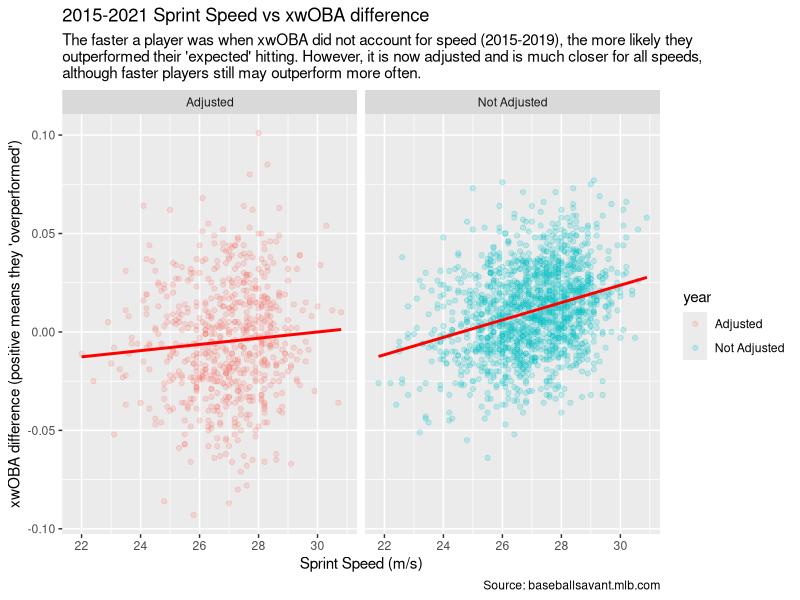
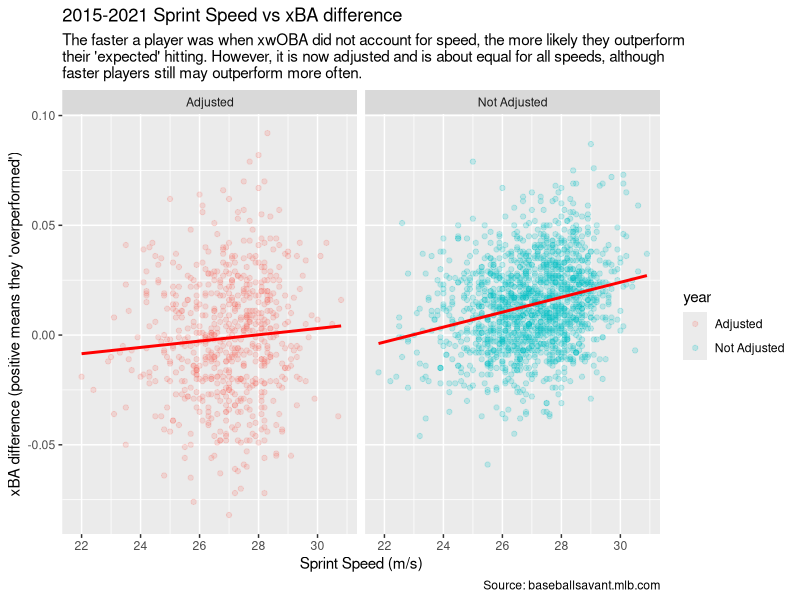
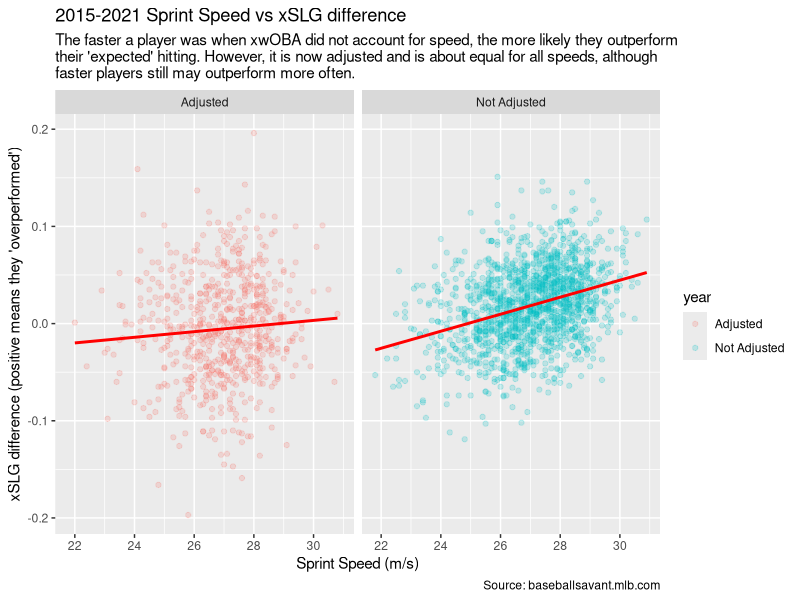
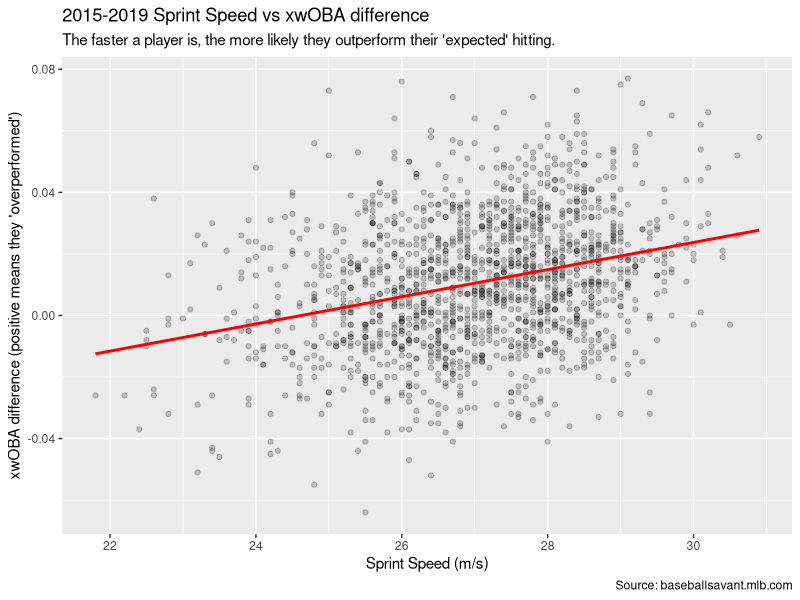
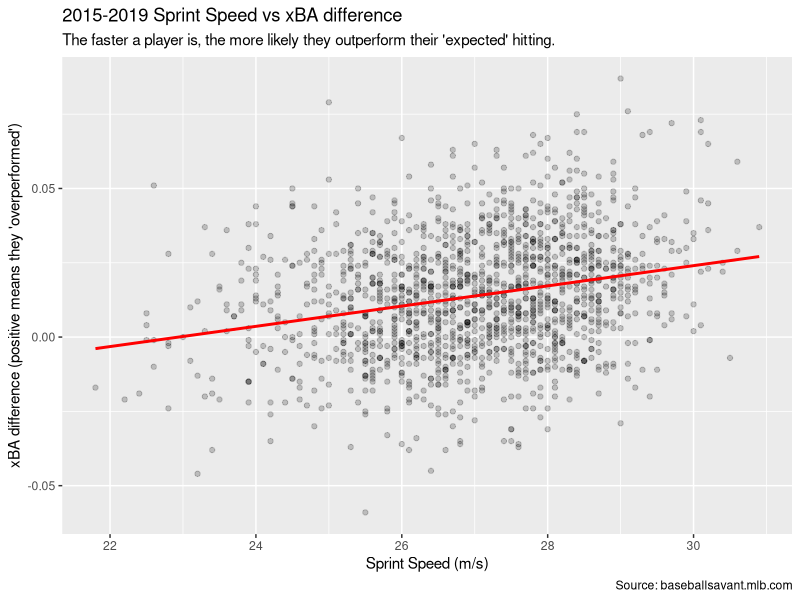
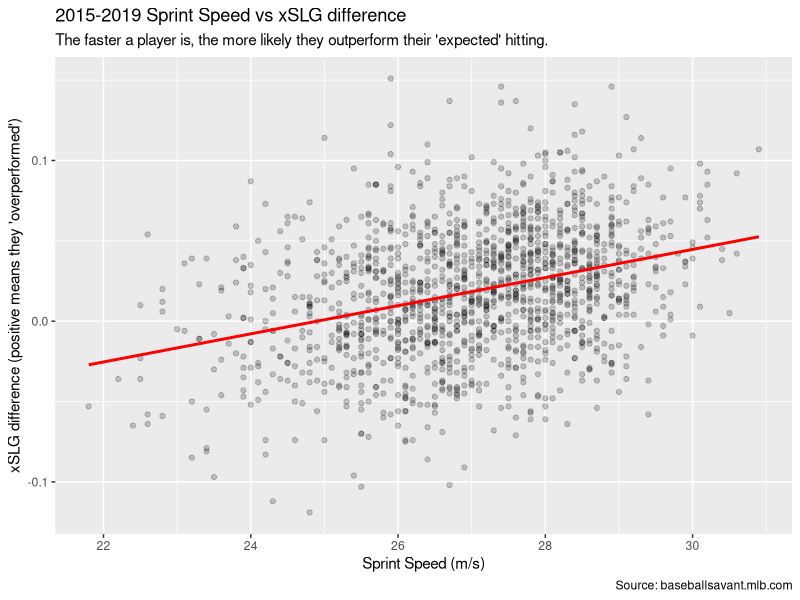
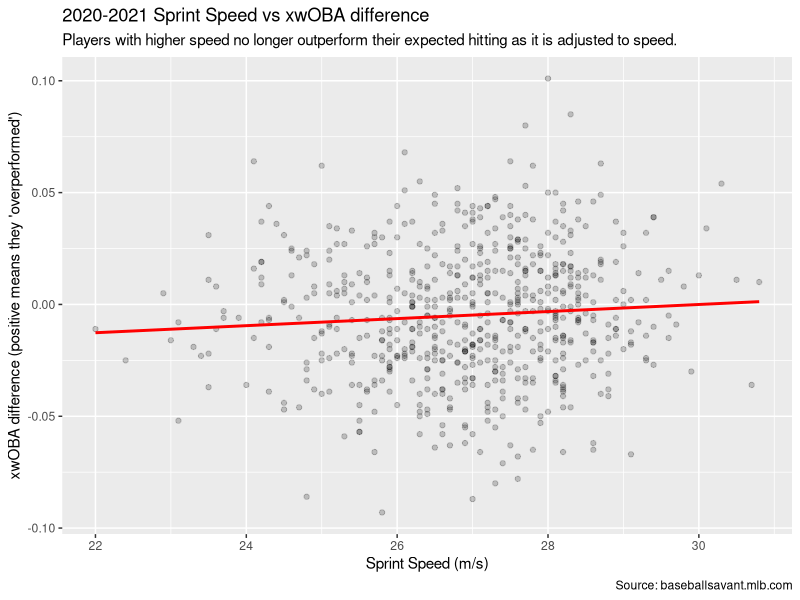
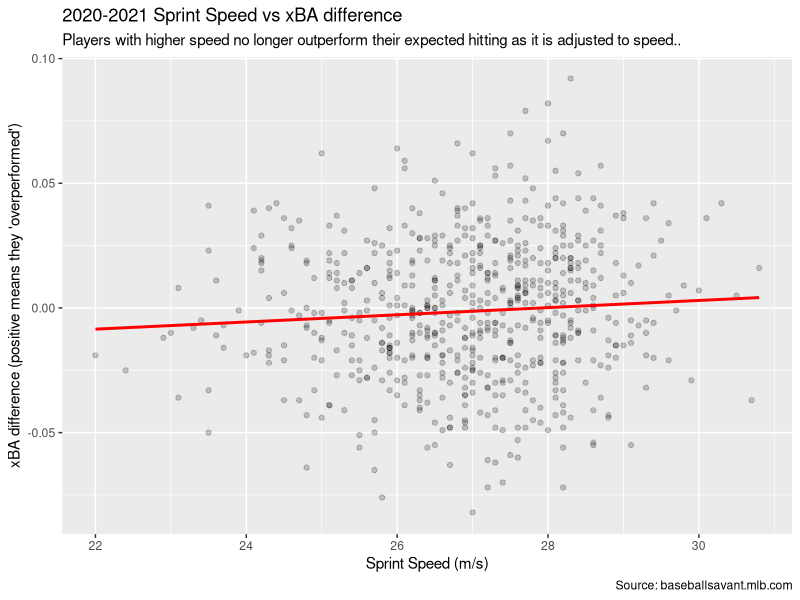

The R script that drew these images, in order:
## ---- chunk 1
knitr::opts_chunk$set(echo = FALSE)
library(tidyverse)
## ---- chunk 2
speedData <- read.csv("sprint_speed2021.csv")
hittingData <- read.csv("expected_stats2021.csv")
rawData <- full_join(hittingData, speedData, by = "player_id")
rawData2021 <- rawData %>%
  rename(woba_diff = est_woba_minus_woba_diff, 
         ba_diff = est_ba_minus_ba_diff, 
         slg_diff = est_slg_minus_slg_diff) %>%
  mutate(year = "Adjusted") %>%
  select(player_id, woba_diff, ba_diff, slg_diff, sprint_speed, year) %>% 
  drop_na()
rawData2021


speedData <- read.csv("sprint_speed2020.csv")
hittingData <- read.csv("expected_stats2020.csv")
rawData <- full_join(hittingData, speedData, by = "player_id")
rawData2020 <- rawData %>%
  rename(woba_diff = est_woba_minus_woba_diff, 
         ba_diff = est_ba_minus_ba_diff, 
         slg_diff = est_slg_minus_slg_diff) %>%
  mutate(year = "Adjusted") %>%
  select(player_id, woba_diff, ba_diff, slg_diff, sprint_speed, year) %>% 
  drop_na()
rawData2020


speedData <- read.csv("sprint_speed2019.csv")
hittingData <- read.csv("expected_stats2019.csv")
rawData <- full_join(hittingData, speedData, by = "player_id")
rawData2019 <- rawData %>%
  rename(woba_diff = est_woba_minus_woba_diff, 
         ba_diff = est_ba_minus_ba_diff, 
         slg_diff = est_slg_minus_slg_diff) %>%
  mutate(year = "Not Adjusted") %>%
  select(player_id, woba_diff, ba_diff, slg_diff, sprint_speed, year) %>% 
  drop_na()
rawData2019


speedData <- read.csv("sprint_speed2018.csv")
hittingData <- read.csv("expected_stats2018.csv")
rawData <- full_join(hittingData, speedData, by = "player_id")
rawData2018 <- rawData %>%
  rename(woba_diff = est_woba_minus_woba_diff, 
         ba_diff = est_ba_minus_ba_diff, 
         slg_diff = est_slg_minus_slg_diff) %>%
  mutate(year = "Not Adjusted") %>%
  select(player_id, woba_diff, ba_diff, slg_diff, sprint_speed, year) %>%  
  drop_na()
rawData2018

speedData <- read.csv("sprint_speed2017.csv")
hittingData <- read.csv("expected_stats2017.csv")
rawData <- full_join(hittingData, speedData, by = "player_id")
rawData2017 <- rawData %>%
  rename(woba_diff = est_woba_minus_woba_diff, 
         ba_diff = est_ba_minus_ba_diff, 
         slg_diff = est_slg_minus_slg_diff) %>%
  mutate(year = "Not Adjusted") %>%
  select(player_id, woba_diff, ba_diff, slg_diff, sprint_speed, year) %>% 
  drop_na()
rawData2017

speedData <- read.csv("sprint_speed2016.csv")
hittingData <- read.csv("expected_stats2016.csv")
rawData <- full_join(hittingData, speedData, by = "player_id")
rawData2016 <- rawData %>%
  rename(woba_diff = est_woba_minus_woba_diff, 
         ba_diff = est_ba_minus_ba_diff, 
         slg_diff = est_slg_minus_slg_diff) %>%
  mutate(year = "Not Adjusted") %>%
  select(player_id, woba_diff, ba_diff, slg_diff, sprint_speed, year) %>% 
  drop_na()
rawData2016

speedData <- read.csv("sprint_speed2015.csv")
hittingData <- read.csv("expected_stats2015.csv")
rawData <- full_join(hittingData, speedData, by = "player_id")
rawData2015 <- rawData %>%
  rename(woba_diff = est_woba_minus_woba_diff, 
         ba_diff = est_ba_minus_ba_diff, 
         slg_diff = est_slg_minus_slg_diff) %>%
  mutate(year = "Not Adjusted") %>%
  select(player_id, woba_diff, ba_diff, slg_diff, sprint_speed, year) %>%  
  drop_na()
rawData2015

totalData <- rbind(rawData2015,rawData2016,rawData2017,rawData2018,rawData2019,rawData2020,rawData2021)
dataNoAdjustment <- rbind(rawData2015,rawData2016,rawData2017,rawData2018,rawData2019)
dataAfterAdjustment <- rbind(rawData2020,rawData2021)
## ---- chunk 3
ggplot(data = totalData, 
       mapping = aes(x = sprint_speed, y = woba_diff, color = year)) +
  geom_point(alpha = 0.2) +
  geom_smooth(method = "lm", formula = "y ~ x", color = "red", se = FALSE) +
  facet_wrap(~year) +
  labs(title = "2015-2021 Sprint Speed vs xwOBA difference",
       subtitle = "The faster a player was when xwOBA did not account for speed (2015-2019), the more likely they\noutperformed their 'expected' hitting. However, it is now adjusted and is much closer for all speeds,\nalthough faster players still may outperform more often.",
       x = "Sprint Speed (m/s)",
       y = "xwOBA difference (positive means they 'overperformed')",
       caption = "Source: baseballsavant.mlb.com")
ggplot(data = totalData, 
       mapping = aes(x = sprint_speed, y = ba_diff, color = year)) +
  geom_point(alpha = 0.2) +
  geom_smooth(method = "lm", formula = "y ~ x", color = "red", se = FALSE) +
  facet_wrap(~year) +
  labs(title = "2015-2021 Sprint Speed vs xBA difference",
       subtitle = "The faster a player was when xwOBA did not account for speed, the more likely they outperform\ntheir 'expected' hitting. However, it is now adjusted and is about equal for all speeds, although\nfaster players still may outperform more often.",
       x = "Sprint Speed (m/s)",
       y = "xBA difference (positive means they 'overperformed')",
       caption = "Source: baseballsavant.mlb.com")
ggplot(data = totalData, 
       mapping = aes(x = sprint_speed, y = slg_diff, color = year)) +
  geom_point(alpha = 0.2) +
  geom_smooth(method = "lm", formula = "y ~ x", color = "red", se = FALSE) +
  facet_wrap(~year) +
  labs(title = "2015-2021 Sprint Speed vs xSLG difference",
       subtitle = "The faster a player was when xwOBA did not account for speed, the more likely they outperform\ntheir 'expected' hitting. However, it is now adjusted and is about equal for all speeds, although\nfaster players still may outperform more often.",
       x = "Sprint Speed (m/s)",
       y = "xSLG difference (positive means they 'overperformed')",
       caption = "Source: baseballsavant.mlb.com")
## ---- chunk 4
ggplot(data = dataNoAdjustment, 
       mapping = aes(x = sprint_speed, y = woba_diff)) +
  geom_point(alpha = 0.2) +
  geom_smooth(method = "lm", formula = "y ~ x", color = "red", se = FALSE) +
  labs(title = "2015-2019 Sprint Speed vs xwOBA difference",
       subtitle = "The faster a player is, the more likely they outperform their 'expected' hitting.",
       x = "Sprint Speed (m/s)",
       y = "xwOBA difference (positive means they 'overperformed')",
       caption = "Source: baseballsavant.mlb.com")
ggplot(data = dataNoAdjustment, 
       mapping = aes(x = sprint_speed, y = ba_diff)) +
  geom_point(alpha = 0.2) +
  geom_smooth(method = "lm", formula = "y ~ x", color = "red", se = FALSE) +
  labs(title = "2015-2019 Sprint Speed vs xBA difference",
       subtitle = "The faster a player is, the more likely they outperform their 'expected' hitting.",
       x = "Sprint Speed (m/s)",
       y = "xBA difference (positive means they 'overperformed')",
       caption = "Source: baseballsavant.mlb.com")
ggplot(data = dataNoAdjustment, 
       mapping = aes(x = sprint_speed, y = slg_diff)) +
  geom_point(alpha = 0.2) +
  geom_smooth(method = "lm", formula = "y ~ x", color = "red", se = FALSE) +
  labs(title = "2015-2019 Sprint Speed vs xSLG difference",
       subtitle = "The faster a player is, the more likely they outperform their 'expected' hitting.",
       x = "Sprint Speed (m/s)",
       y = "xSLG difference (positive means they 'overperformed')",
       caption = "Source: baseballsavant.mlb.com")
## ---- chunk 5
ggplot(data = dataAfterAdjustment, 
       mapping = aes(x = sprint_speed, y = woba_diff)) +
  geom_point(alpha = 0.2) +
  geom_smooth(method = "lm", formula = "y ~ x", color = "red", se = FALSE) +
  labs(title = "2020-2021 Sprint Speed vs xwOBA difference",
       subtitle = "Players with higher speed no longer outperform their expected hitting as it is adjusted to speed.",
       x = "Sprint Speed (m/s)",
       y = "xwOBA difference (positive means they 'overperformed')",
       caption = "Source: baseballsavant.mlb.com")
ggplot(data = dataAfterAdjustment, 
       mapping = aes(x = sprint_speed, y = ba_diff)) +
  geom_point(alpha = 0.2) +
  geom_smooth(method = "lm", formula = "y ~ x", color = "red", se = FALSE) +
  labs(title = "2020-2021 Sprint Speed vs xBA difference",
       subtitle = "Players with higher speed no longer outperform their expected hitting as it is adjusted to speed..",
       x = "Sprint Speed (m/s)",
       y = "xBA difference (positive means they 'overperformed')",
       caption = "Source: baseballsavant.mlb.com")
ggplot(data = dataAfterAdjustment, 
       mapping = aes(x = sprint_speed, y = slg_diff)) +
  geom_point(alpha = 0.2) +
  geom_smooth(method = "lm", formula = "y ~ x", color = "red", se = FALSE) +
  labs(title = "2020-2021 Sprint Speed vs xSLG difference",
       subtitle = "Players with higher speed no longer outperform their expected hitting as it is adjusted to speed.",
       x = "Sprint Speed (m/s)",
       y = "xSLG difference (positive means they 'overperformed')",
       caption = "Source: baseballsavant.mlb.com")
## ---- chunk 6
ggplot(data = rawData2021, 
       mapping = aes(x = sprint_speed, y = woba_diff)) +
  geom_point() +
  geom_smooth(method = "lm", formula = "y ~ x", color = "red", se = FALSE) +
  labs(title = "2021 Sprint Speed vs xwOBA difference",
       subtitle = "The fastest hitters were more unlucky, but above average runners had a higher xwOBA difference.",
       x = "Sprint Speed (m/s)",
       y = "xwOBA difference (positive means 'lucky')",
       caption = "Source: baseballsavant.mlb.com")
ggplot(data = rawData2021, 
       mapping = aes(x = sprint_speed, y = ba_diff)) +
  geom_point() +
  geom_smooth(method = "lm", formula = "y ~ x", color = "red", se = FALSE) +
  labs(title = "2021 Sprint Speed vs xBA difference",
       subtitle = "The fastest hitters were more unlucky, but above average runners had a higher xwOBA difference.",
       x = "Sprint Speed (m/s)",
       y = "xBA difference (positive means 'lucky')",
       caption = "Source: baseballsavant.mlb.com")
## ---- chunk 7
ggplot(data = rawData2020, 
       mapping = aes(x = sprint_speed, y = woba_diff)) +
  geom_point() +
  geom_smooth(method = "loess", formula = "y ~ x", color = "red")
ggplot(data = rawData2020, 
       mapping = aes(x = sprint_speed, y = ba_diff)) +
  geom_point() +
  geom_smooth(method = "loess", formula = "y ~ x", color = "red")
## ---- chunk 8
ggplot(data = rawData2019, 
       mapping = aes(x = sprint_speed, y = woba_diff)) +
  geom_point() +
  geom_smooth(method = "loess", formula = "y ~ x", color = "red")
ggplot(data = rawData2019, 
       mapping = aes(x = sprint_speed, y = ba_diff)) +
  geom_point() +
  geom_smooth(method = "loess", formula = "y ~ x", color = "red")
## ---- chunk 9
ggplot(data = rawData2018, 
       mapping = aes(x = sprint_speed, y = woba_diff)) +
  geom_point() +
  geom_smooth(method = "loess", formula = "y ~ x", color = "red")
ggplot(data = rawData2018, 
       mapping = aes(x = sprint_speed, y = ba_diff)) +
  geom_point() +
  geom_smooth(method = "loess", formula = "y ~ x", color = "red")
## ---- chunk 10
ggplot(data = rawData2017, 
       mapping = aes(x = sprint_speed, y = woba_diff)) +
  geom_point() +
  geom_smooth(method = "loess", formula = "y ~ x", color = "red")
ggplot(data = rawData2017, 
       mapping = aes(x = sprint_speed, y = ba_diff)) +
  geom_point() +
  geom_smooth(method = "loess", formula = "y ~ x", color = "red")
## ---- chunk 11
ggplot(data = rawData2016, 
       mapping = aes(x = sprint_speed, y = woba_diff)) +
  geom_point() +
  geom_smooth(method = "loess", formula = "y ~ x", color = "red")
ggplot(data = rawData2016, 
       mapping = aes(x = sprint_speed, y = ba_diff)) +
  geom_point() +
  geom_smooth(method = "loess", formula = "y ~ x", color = "red")
## ---- chunk 12
ggplot(data = rawData2015, 
       mapping = aes(x = sprint_speed, y = woba_diff)) +
  geom_point() +
  geom_smooth(method = "loess", formula = "y ~ x", color = "red")
ggplot(data = rawData2015, 
       mapping = aes(x = sprint_speed, y = ba_diff)) +
  geom_point() +
  geom_smooth(method = "loess", formula = "y ~ x", color = "red")
